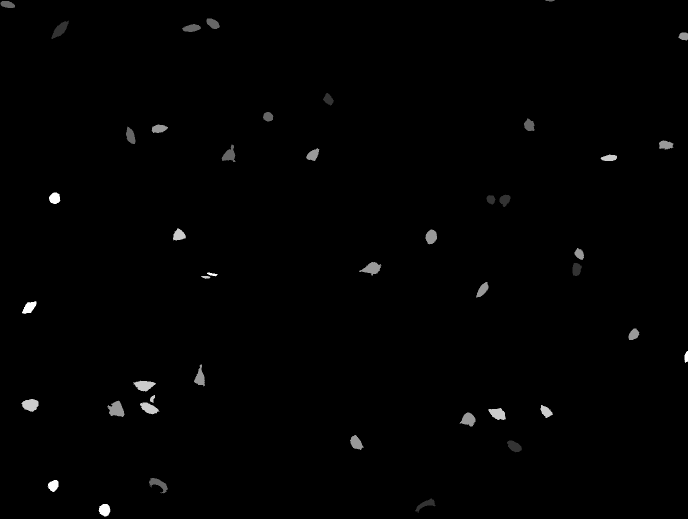
#> input picture data/mask/refdataB_004.png, 1376 x 1037 px (shown at 1/2 size); its folder holds only this picture in this run
$ jupyter execute --allow-errors 2017_11_create_enlarged_cell_bounding_boxes.ipynb   (shell and % lines are left out)
#> lines starting #> are read from the running program, lines starting #| are printed output that depends on the picture; after the words box and inside, x2 and y2 are one past the last pixel; in counts of white or black regions, pixels touching at a corner belong together
[cell 1]
import json
import numpy
import os
import sys
import time

import skimage.io
import skimage.transform
import skimage.color
import skimage.feature
import skimage.measure

import scipy.signal
import scipy.ndimage

import matplotlib.pyplot
import matplotlib.patches

# Create bounding boxes for all non mitotic cells
This notebook performs three tasks
1. Bounding boxes for all reference cells are created
2. All bounding boxes for mitotic cells are removed
3. The remaining bounding boxes are enlarged by a defined offset

[cell 2]
data_dir = '../data/'
filename_mitosis = data_dir + 'bbox_mitosis.json'
mask_dir = data_dir + 'mask/'
image_dir = '../data/cetres.b_adapted/'
offset = 12

[cell 3]
def to_dict(x1, y1, x2, y2):
    return {
        "class": "cell",
        "x1": y1,
        "x2": y2,
        "y1": x1,
        "y2": x2
    }

def box_list(pathname):
#> called with pathname = '../data/mask/refdataB_004.png'
    image = skimage.io.imread(pathname)
#> image is the input picture: shape (1037, 1376) uint16; min 0, max 1430, mean 11
    region_list = skimage.measure.regionprops(image)
#> region_list = 49 regions; largest, box (x1, y1, x2, y2) and area: (215, 801, 249, 834) 723, (718, 524, 763, 551) 636, (43, 798, 77, 824) 627, (413, 765, 461, 788) 623, (266, 761, 312, 783) 620
    return [to_dict(*region.bbox) for region in region_list]

# load image given the image number
def getImage(frameNr, image_dir):
    imageName = 'refdataB_C2_' + "%03i.png" % (frameNr,)
    image =  skimage.io.imread(image_dir + imageName)
    return skimage.color.rgb2gray(image)

# Read reference data
All reference images are loaded and all stored masks are stored as a bbox. Remember that this list includes all cells including mitotic cells!

[cell 4]
# read all cell masks
import glob

pathnames = glob.glob(mask_dir + "ref*.png")

template_list = []

for pathname in pathnames:
    template = {
        "boxes": box_list(pathname),
        "filename": os.path.basename(pathname),
        "shape" : [1038, 1376, 3]
    }

    template_list += [template]

## Load bounding boxes of all mitotic cells
These data is created using the notebook  ```2017_06_create_mitosis_bbox_template_matching```

#> (a cell that did not finish here is left out)

#> (a cell that did not finish here is left out)

## Sample image

[cell 7]
I_cell = skimage.io.imread("../data/cetres.b_adapted/refdataB_C2_014.png")
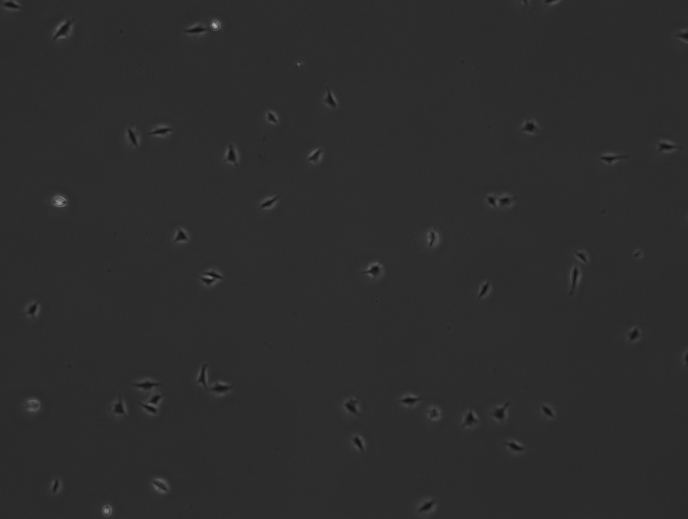
#> input picture data/cetres.b/refdataB_C2_014.png, 1376 x 1038 px, found by its file name (shown at 1/2 size)
#> I_cell is the input picture: shape (1038, 1376, 3); min 17, max 217, mean 44.3

fig, ax = matplotlib.pyplot.subplots(figsize=(10, 6))
ax.imshow(I_cell,cmap="gray")

minr, minc, maxr, maxc = [38, 419, 61, 442]
rect = matplotlib.patches.Rectangle((minc, minr), maxc - minc,
                                    maxr - minr, fill = False, edgecolor = 'red',
                                    linewidth = 2)
ax.add_patch(rect)

minr, minc, maxr, maxc = [30, 410, 71, 451]
rect = matplotlib.patches.Rectangle((minc, minr), maxc - minc,
                                    maxr - minr, fill = False, edgecolor = 'blue',
                                    linewidth = 2)
ax.add_patch(rect)
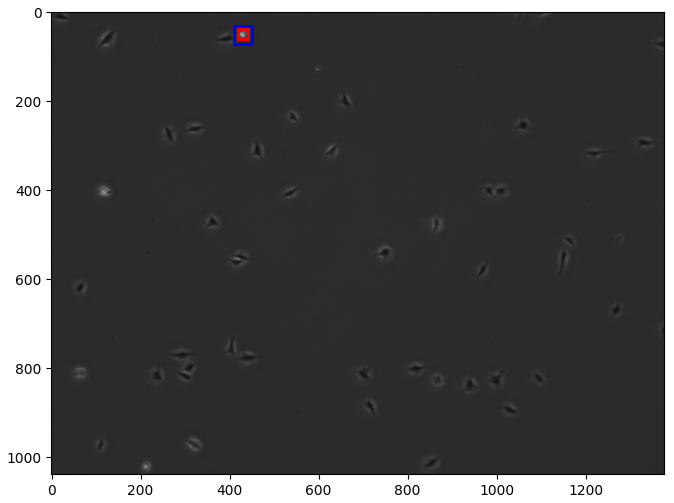
#> figure drawn by matplotlib, 1 panel
